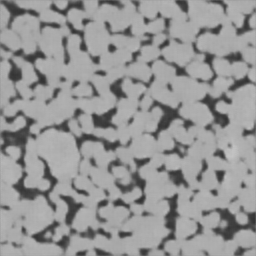
#> input picture output/256x/img_118.png, 256 x 256 px; its folder holds only this picture in this run
$ jupyter execute --allow-errors properties.ipynb
#> lines starting #> are read from the running program, lines starting #| are printed output that depends on the picture; after the words box and inside, x2 and y2 are one past the last pixel; in counts of white or black regions, pixels touching at a corner belong together
[cell 1]
import porespy as ps
import numpy as np
import matplotlib.pyplot as plt
import os
import cv2
import scipy.ndimage as spim

[cell 2]
path = "output/256x"

img_path = os.listdir(path)


img = cv2.imread(path+"/"+img_path[0], cv2.IMREAD_GRAYSCALE)
#> img is the input picture: shape (256, 256); min 50, max 195, mean 149.5
img = img/255


thresh = 0.5
im_bw = 1 - cv2.threshold(img, thresh, 1, cv2.THRESH_BINARY)[1]
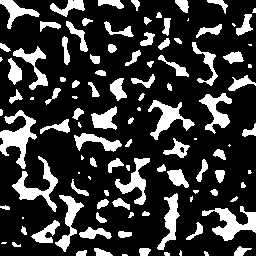
#> im_bw: shape (256, 256) float64; values 0 (black) and 1 (white), 21.9% white; 110 white regions (24 under 20 px), largest, box (x1, y1, x2, y2) and area: (0, 110, 37, 169) 887, (202, 206, 256, 241) 799, (12, 156, 58, 212) 730

plt.imshow(im_bw, cmap = "gray")

[cell 3]
s = [[0,1,0], [1,1,1], [0,1,0]]


labeled_im, n_labels = spim.label(im_bw, structure = s)
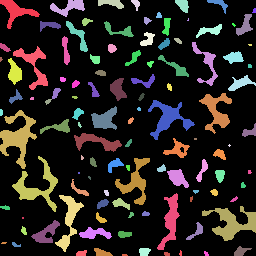
#> labeled_im: shape (256, 256) int32; 112 distinct labels, from 0 to 111; one colour per label, 0 black
#> n_labels = 111
plt.imshow(labeled_im);
n_labels
#> Out = 111

#> (a cell that did not finish here is left out)

#> (a cell that did not finish here is left out)

#> (a cell that did not finish here is left out)

[cell 7]
ps.metrics.porosity(1-im_bw)
#> (this line was passed over: porespy is not available in this run)

$ run again, on output/256x/img_255.png
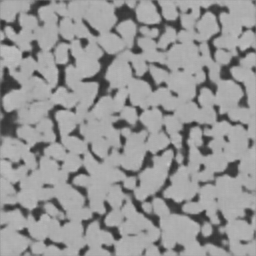
#> input picture output/256x/img_255.png, 256 x 256 px
#> img is the input picture: shape (256, 256); min 43, max 198, mean 149.1
#> `im_bw = 1 - cv2.threshold(img, thresh, 1, cv2.THRESH_BINARY)[1]`:
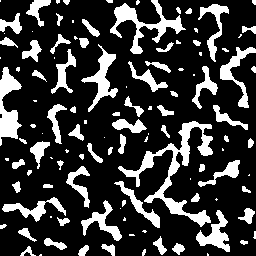
#> im_bw: shape (256, 256) float64; values 0 (black) and 1 (white), 22.2% white; 114 white regions (43 under 20 px), largest, box (x1, y1, x2, y2) and area: (118, 121, 213, 227) 1986, (110, 0, 186, 54) 1113, (0, 67, 22, 146) 897
#> `labeled_im, n_labels = spim.label(im_bw, structure = s)`:
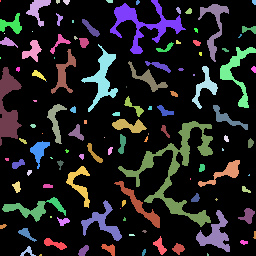
#> labeled_im: shape (256, 256) int32; 117 distinct labels, from 0 to 116; one colour per label, 0 black
#> n_labels = 116

$ run again, on output/256x/img_300.png
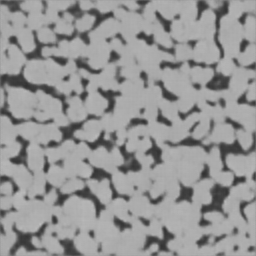
#> input picture output/256x/img_300.png, 256 x 256 px
#> img is the input picture: shape (256, 256); min 50, max 187, mean 149.5
#> `im_bw = 1 - cv2.threshold(img, thresh, 1, cv2.THRESH_BINARY)[1]`:
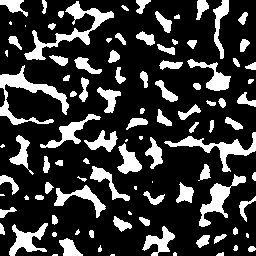
#> im_bw: shape (256, 256) float64; values 0 (black) and 1 (white), 22.1% white; 101 white regions (17 under 20 px), largest, box (x1, y1, x2, y2) and area: (0, 65, 69, 125) 1103, (24, 1, 114, 60) 1089, (164, 132, 256, 172) 835
#> `labeled_im, n_labels = spim.label(im_bw, structure = s)`:
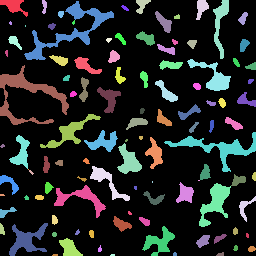
#> labeled_im: shape (256, 256) int32; 107 distinct labels, from 0 to 106; one colour per label, 0 black
#> n_labels = 106

$ run again, on output/256x/img_199.png
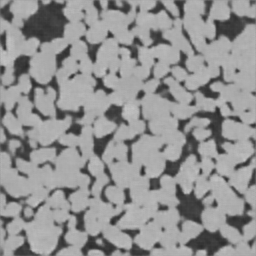
#> input picture output/256x/img_199.png, 256 x 256 px
#> img is the input picture: shape (256, 256); min 43, max 195, mean 146.3
#> `im_bw = 1 - cv2.threshold(img, thresh, 1, cv2.THRESH_BINARY)[1]`:
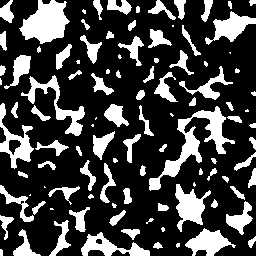
#> im_bw: shape (256, 256) float64; values 0 (black) and 1 (white), 25.8% white; 104 white regions (22 under 20 px), largest, box (x1, y1, x2, y2) and area: (149, 106, 235, 191) 1634, (19, 0, 70, 44) 1401, (21, 75, 85, 136) 858
#> `labeled_im, n_labels = spim.label(im_bw, structure = s)`:
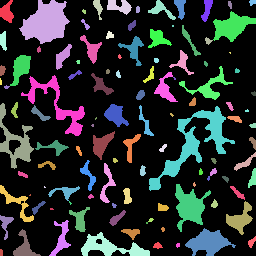
#> labeled_im: shape (256, 256) int32; 111 distinct labels, from 0 to 110; one colour per label, 0 black
#> n_labels = 110
